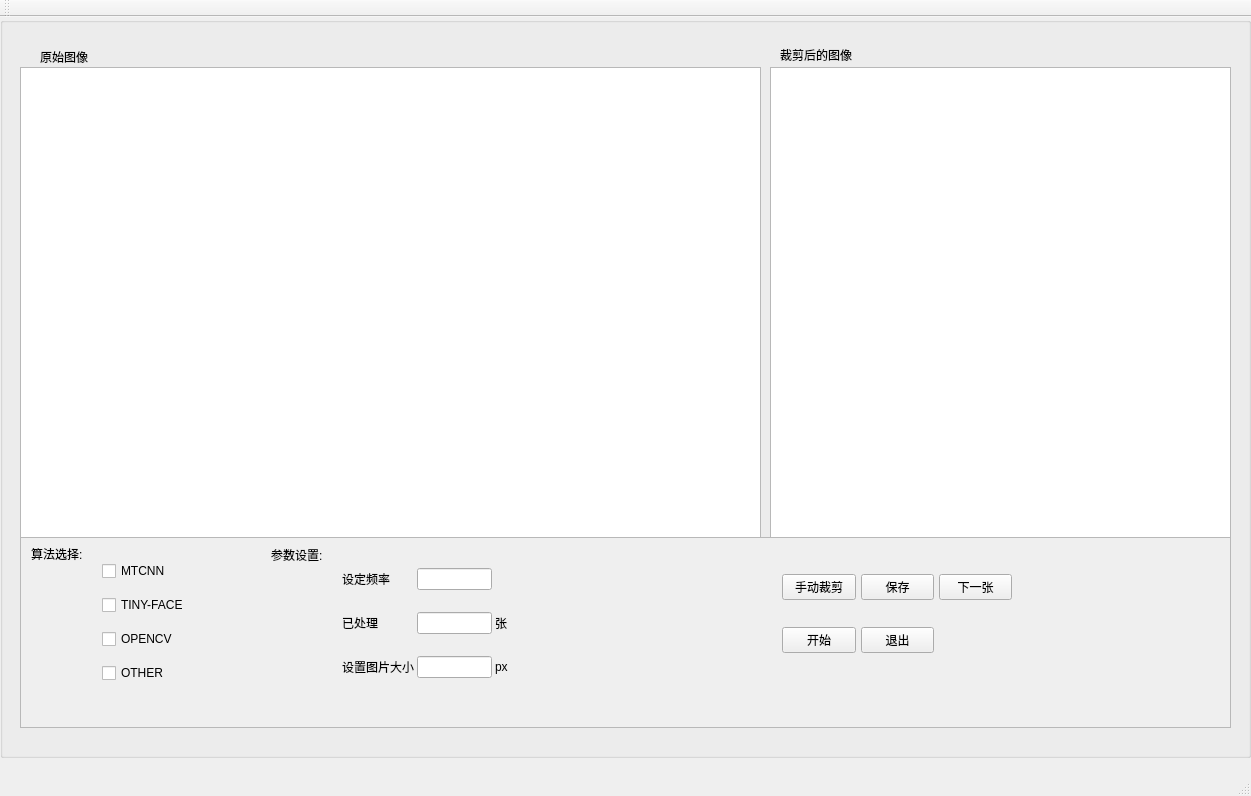
<?xml version="1.0" encoding="UTF-8"?>
<ui version="4.0">
 <class>MainWindow</class>
 <widget class="QMainWindow" name="MainWindow">
  <property name="geometry">
   <rect>
    <x>0</x>
    <y>0</y>
    <width>1251</width>
    <height>796</height>
   </rect>
  </property>
  <property name="windowTitle">
   <string>MainWindow</string>
  </property>
  <widget class="QWidget" name="centralWidget">
   <widget class="QGroupBox" name="groupBox">
    <property name="geometry">
     <rect>
      <x>0</x>
      <y>0</y>
      <width>1251</width>
      <height>741</height>
     </rect>
    </property>
    <property name="title">
     <string/>
    </property>
    <widget class="QScrollArea" name="scrollArea">
     <property name="geometry">
      <rect>
       <x>20</x>
       <y>520</y>
       <width>1211</width>
       <height>191</height>
      </rect>
     </property>
     <property name="widgetResizable">
      <bool>true</bool>
     </property>
     <widget class="QWidget" name="scrollAreaWidgetContents">
      <property name="geometry">
       <rect>
        <x>0</x>
        <y>0</y>
        <width>1209</width>
        <height>189</height>
       </rect>
      </property>
      <widget class="QWidget" name="gridLayoutWidget">
       <property name="geometry">
        <rect>
         <x>70</x>
         <y>0</y>
         <width>111</width>
         <height>171</height>
        </rect>
       </property>
       <layout class="QGridLayout" name="gridLayout">
        <property name="horizontalSpacing">
         <number>4</number>
        </property>
        <property name="verticalSpacing">
         <number>2</number>
        </property>
        <item row="3" column="0">
         <widget class="QCheckBox" name="checkOther">
          <property name="text">
           <string>OTHER</string>
          </property>
         </widget>
        </item>
        <item row="2" column="0">
         <widget class="QCheckBox" name="checkOpencv">
          <property name="text">
           <string>OPENCV</string>
          </property>
         </widget>
        </item>
        <item row="1" column="0">
         <widget class="QCheckBox" name="checkTiny">
          <property name="text">
           <string>TINY-FACE</string>
          </property>
         </widget>
        </item>
        <item row="0" column="0">
         <widget class="QCheckBox" name="checkMtcnn">
          <property name="text">
           <string>MTCNN</string>
          </property>
         </widget>
        </item>
       </layout>
      </widget>
      <widget class="QLabel" name="label">
       <property name="geometry">
        <rect>
         <x>10</x>
         <y>0</y>
         <width>58</width>
         <height>31</height>
        </rect>
       </property>
       <property name="text">
        <string>算法选择:</string>
       </property>
      </widget>
      <widget class="QWidget" name="gridLayoutWidget_2">
       <property name="geometry">
        <rect>
         <x>310</x>
         <y>0</y>
         <width>191</width>
         <height>171</height>
        </rect>
       </property>
       <layout class="QGridLayout" name="gridLayout_2">
        <property name="spacing">
         <number>3</number>
        </property>
        <item row="1" column="0">
         <widget class="QLabel" name="label_5">
          <property name="text">
           <string>已处理</string>
          </property>
         </widget>
        </item>
        <item row="0" column="1">
         <widget class="QLineEdit" name="fpNumber"/>
        </item>
        <item row="0" column="0">
         <widget class="QLabel" name="label_4">
          <property name="text">
           <string>设定频率</string>
          </property>
         </widget>
        </item>
        <item row="1" column="1">
         <widget class="QLineEdit" name="dealNUmber"/>
        </item>
        <item row="2" column="0">
         <widget class="QLabel" name="label_6">
          <property name="text">
           <string>设置图片大小</string>
          </property>
         </widget>
        </item>
        <item row="2" column="1">
         <widget class="QLineEdit" name="wh"/>
        </item>
        <item row="2" column="2" colspan="2">
         <widget class="QLabel" name="label_8">
          <property name="text">
           <string>px</string>
          </property>
         </widget>
        </item>
        <item row="1" column="2" colspan="3">
         <widget class="QLabel" name="label_7">
          <property name="text">
           <string>张</string>
          </property>
         </widget>
        </item>
       </layout>
      </widget>
      <widget class="QLabel" name="label_9">
       <property name="geometry">
        <rect>
         <x>250</x>
         <y>10</y>
         <width>58</width>
         <height>14</height>
        </rect>
       </property>
       <property name="text">
        <string>参数设置:</string>
       </property>
      </widget>
      <widget class="QWidget" name="gridLayoutWidget_3">
       <property name="geometry">
        <rect>
         <x>750</x>
         <y>0</y>
         <width>252</width>
         <height>151</height>
        </rect>
       </property>
       <layout class="QGridLayout" name="gridLayout_3">
        <property name="horizontalSpacing">
         <number>5</number>
        </property>
        <property name="verticalSpacing">
         <number>2</number>
        </property>
        <item row="0" column="2">
         <widget class="QPushButton" name="nextButton">
          <property name="text">
           <string>下一张</string>
          </property>
         </widget>
        </item>
        <item row="4" column="1">
         <widget class="QPushButton" name="stopButton">
          <property name="text">
           <string>退出</string>
          </property>
         </widget>
        </item>
        <item row="4" column="0">
         <widget class="QPushButton" name="startButton">
          <property name="text">
           <string>开始</string>
          </property>
         </widget>
        </item>
        <item row="0" column="0">
         <widget class="QPushButton" name="splitBuntton">
          <property name="text">
           <string>手动裁剪</string>
          </property>
         </widget>
        </item>
        <item row="0" column="1">
         <widget class="QPushButton" name="saveButton">
          <property name="text">
           <string>保存</string>
          </property>
         </widget>
        </item>
       </layout>
      </widget>
     </widget>
    </widget>
    <widget class="QLabel" name="label_2">
     <property name="geometry">
      <rect>
       <x>40</x>
       <y>30</y>
       <width>58</width>
       <height>20</height>
      </rect>
     </property>
     <property name="text">
      <string>原始图像</string>
     </property>
    </widget>
    <widget class="QLabel" name="label_3">
     <property name="geometry">
      <rect>
       <x>780</x>
       <y>30</y>
       <width>91</width>
       <height>16</height>
      </rect>
     </property>
     <property name="text">
      <string>裁剪后的图像</string>
     </property>
    </widget>
    <widget class="QGraphicsView" name="srcImage">
     <property name="geometry">
      <rect>
       <x>20</x>
       <y>50</y>
       <width>741</width>
       <height>471</height>
      </rect>
     </property>
    </widget>
    <widget class="QGraphicsView" name="resultImage">
     <property name="geometry">
      <rect>
       <x>770</x>
       <y>50</y>
       <width>461</width>
       <height>471</height>
      </rect>
     </property>
    </widget>
   </widget>
  </widget>
  <widget class="QMenuBar" name="menuBar">
   <property name="geometry">
    <rect>
     <x>0</x>
     <y>0</y>
     <width>1251</width>
     <height>23</height>
    </rect>
   </property>
  </widget>
  <widget class="QToolBar" name="mainToolBar">
   <attribute name="toolBarArea">
    <enum>TopToolBarArea</enum>
   </attribute>
   <attribute name="toolBarBreak">
    <bool>false</bool>
   </attribute>
  </widget>
  <widget class="QStatusBar" name="statusBar"/>
 </widget>
 <layoutdefault spacing="6" margin="11"/>
 <resources/>
 <connections/>
</ui>
